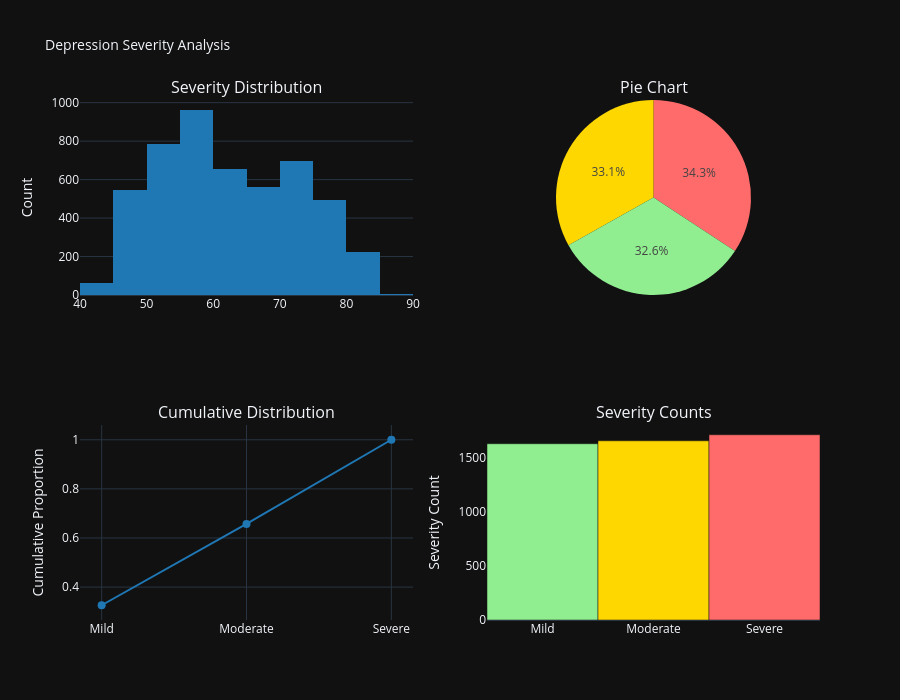

Write notebook code for a chart like this one.
### Code cell
# Depression severity distribution visualization
fig = make_subplots(
    rows=2, cols=2,
    subplot_titles=('Severity Distribution', 'Pie Chart', 'Cumulative Distribution', 'Severity Counts'),
    specs=[[{'type': 'histogram'}, {'type': 'pie'}],
           [{'type': 'scatter'}, {'type': 'bar'}]]
)

severity_colors = {'Mild': '#90EE90', 'Moderate': '#FFD700', 'Severe': '#FF6B6B'}

depression_counts_sorted = df['depression_severity'].value_counts().sort_index()
fig.add_trace(
    go.Bar(x=depression_counts_sorted.index, y=depression_counts_sorted.values,
           marker=dict(color=[severity_colors.get(x, '#808080') for x in depression_counts_sorted.index]),
           name='Count',
           hovertemplate='%{x}: %{y}<extra></extra>'),
    row=2, col=2
)

fig.add_trace(
    go.Pie(labels=depression_counts_sorted.index, values=depression_counts_sorted.values,
           marker=dict(colors=[severity_colors.get(x, '#808080') for x in depression_counts_sorted.index]),
           hovertemplate='%{label}: %{value} (%{percent})<extra></extra>'),
    row=1, col=2
)

sorted_vals = df['depression_severity'].value_counts().sort_index()
cumsum = sorted_vals.cumsum() / sorted_vals.sum()
fig.add_trace(
    go.Scatter(x=sorted_vals.index, y=cumsum.values,
               mode='lines+markers',
               name='Cumulative',
               line=dict(color='#1f77b4', width=2),
               marker=dict(size=8),
               hovertemplate='%{x}: %{y:.1%}<extra></extra>'),
    row=2, col=1
)

numerical_depression = df[numeric_cols].apply(pd.to_numeric, errors='coerce').mean(axis=1)
fig.add_trace(
    go.Histogram(x=numerical_depression, nbinsx=20,
                 marker=dict(color='#1f77b4'),
                 name='Distribution',
                 hovertemplate='Range: %{x}<extra></extra>'),
    row=1, col=1
)

fig.update_layout(height=700, title_text='Depression Severity Analysis',
                  title_font_size=14, showlegend=False, template=DARK_TEMPLATE)
fig.update_yaxes(title_text='Count', row=1, col=1)
fig.update_yaxes(title_text='Severity Count', row=2, col=2)
fig.update_yaxes(title_text='Cumulative Proportion', row=2, col=1)
fig.show()

### Figure 1 — Plotly figure (JSON) as saved in the notebook; plotly's stock layout.template omitted (floating-point values rounded to 4 significant figures; data arrays with more than 128 entries replaced by an {"elided": "..."} marker saying what was removed)
{"data": [{"hovertemplate": "%{x}: %{y}<extra></extra>", "marker": {"color": ["#90EE90", "#FFD700", "#FF6B6B"]}, "name": "Count", "type": "bar", "x": ["Mild", "Moderate", "Severe"], "xaxis": "x3", "y": [1630, 1657, 1713], "yaxis": "y3"}, {"domain": {"x": [0.55, 1], "y": [0.625, 1]}, "hovertemplate": "%{label}: %{value} (%{percent})<extra></extra>", "labels": ["Mild", "Moderate", "Severe"], "marker": {"colors": ["#90EE90", "#FFD700", "#FF6B6B"]}, "type": "pie", "values": [1630, 1657, 1713]}, {"hovertemplate": "%{x}: %{y:.1%}<extra></extra>", "line": {"color": "#1f77b4", "width": 2}, "marker": {"size": 8}, "mode": "lines+markers", "name": "Cumulative", "type": "scatter", "x": ["Mild", "Moderate", "Severe"], "xaxis": "x2", "y": [0.326, 0.6574, 1], "yaxis": "y2"}, {"hovertemplate": "Range: %{x}<extra></extra>", "marker": {"color": "#1f77b4"}, "name": "Distribution", "nbinsx": 20, "type": "histogram", "x": {"elided": "5000 float values"}, "xaxis": "x", "yaxis": "y"}], "layout": {"annotations": [{"font": {"size": 16}, "showarrow": false, "text": "Severity Distribution", "x": 0.225, "xanchor": "center", "xref": "paper", "y": 1, "yanchor": "bottom", "yref": "paper"}, {"font": {"size": 16}, "showarrow": false, "text": "Pie Chart", "x": 0.775, "xanchor": "center", "xref": "paper", "y": 1, "yanchor": "bottom", "yref": "paper"}, {"font": {"size": 16}, "showarrow": false, "text": "Cumulative Distribution", "x": 0.225, "xanchor": "center", "xref": "paper", "y": 0.375, "yanchor": "bottom", "yref": "paper"}, {"font": {"size": 16}, "showarrow": false, "text": "Severity Counts", "x": 0.775, "xanchor": "center", "xref": "paper", "y": 0.375, "yanchor": "bottom", "yref": "paper"}], "height": 700, "showlegend": false, "title": {"font": {"size": 14}, "text": "Depression Severity Analysis"}, "xaxis": {"anchor": "y", "domain": [0, 0.45]}, "xaxis2": {"anchor": "y2", "domain": [0, 0.45]}, "xaxis3": {"anchor": "y3", "domain": [0.55, 1]}, "yaxis": {"anchor": "x", "domain": [0.625, 1], "title": {"text": "Count"}}, "yaxis2": {"anchor": "x2", "domain": [0, 0.375], "title": {"text": "Cumulative Proportion"}}, "yaxis3": {"anchor": "x3", "domain": [0, 0.375], "title": {"text": "Severity Count"}}}}
